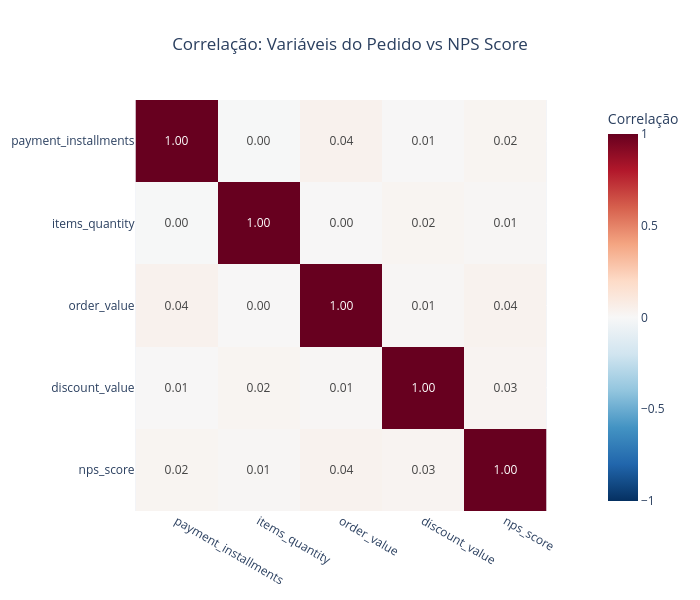

This figure's notebook cell:
### Markdown cell above
### 📊 Análise por Grupo: Operação vs. Alvo (Satisfação)

Para identificar quais fatores operacionais mais impactam o nosso alvo, dividiremos as análises cruzando cada grupo de dados diretamente com a satisfação do cliente.

| Grupo Analisado | Variáveis Operacionais | Alvo de Negócio |
| :--- | :--- | :--- |
| **1. Pedido** | `order_value`, `discount_value`, `payment_installments`... | `nps_score` / Categoria |
| **2. Logística** | `delivery_time_days`, `delivery_delay_days`, `delivery_attempts`... | `nps_score` / Categoria |
| **3. Atendimento**| `customer_service_contacts`, `resolution_time_days`... | `nps_score` / Categoria |
| **4. Cliente** | `customer_age`, `customer_region`, `customer_tenure_months`... | `nps_score` / Categoria |

### Code cell
cols_heatmap = [
    "payment_installments",
    "items_quantity",
    "order_value",
    "discount_value",
    "nps_score",
]
corr_matrix = df[cols_heatmap].corr()

fig = px.imshow(
    corr_matrix,
    title="Correlação: Variáveis do Pedido vs NPS Score",
    color_continuous_scale="RdBu_r",
    text_auto=".2f",
    zmin=-1,
    zmax=1,
    labels=dict(color="Correlação"),
)
fig.update_layout(
    width=700,
    height=600,
    title_x=0.5,
)
fig.show()

### Figure 1 — Plotly figure (JSON) as saved in the notebook; plotly's stock layout.template omitted (floating-point values rounded to 4 significant figures)
{"data": [{"coloraxis": "coloraxis", "hovertemplate": "x: %{x}<br>y: %{y}<br>Correlação: %{z}<extra></extra>", "name": "0", "texttemplate": "%{z:.2f}", "type": "heatmap", "x": ["payment_installments", "items_quantity", "order_value", "discount_value", "nps_score"], "xaxis": "x", "y": ["payment_installments", "items_quantity", "order_value", "discount_value", "nps_score"], "yaxis": "y", "z": [[1.0, -0.00298, 0.04226, 0.005823, 0.02372], [-0.00298, 1.0, 0.003973, 0.02373, 0.01147], [0.04226, 0.003973, 1.0, 0.01167, 0.03699], [0.005823, 0.02373, 0.01167, 1.0, 0.0251], [0.02372, 0.01147, 0.03699, 0.0251, 1.0]]}], "layout": {"coloraxis": {"autocolorscale": false, "cmax": 1, "cmin": -1, "colorbar": {"title": {"text": "Correlação"}}, "colorscale": [[0, "rgb(5,48,97)"], [0.1, "rgb(33,102,172)"], [0.2, "rgb(67,147,195)"], [0.3, "rgb(146,197,222)"], [0.4, "rgb(209,229,240)"], [0.5, "rgb(247,247,247)"], [0.6, "rgb(253,219,199)"], [0.7, "rgb(244,165,130)"], [0.8, "rgb(214,96,77)"], [0.9, "rgb(178,24,43)"], [1, "rgb(103,0,31)"]]}, "height": 600, "title": {"text": "Correlação: Variáveis do Pedido vs NPS Score", "x": 0.5}, "width": 700, "xaxis": {"anchor": "y", "constrain": "domain", "domain": [0, 1], "scaleanchor": "y"}, "yaxis": {"anchor": "x", "autorange": "reversed", "constrain": "domain", "domain": [0, 1]}}}
